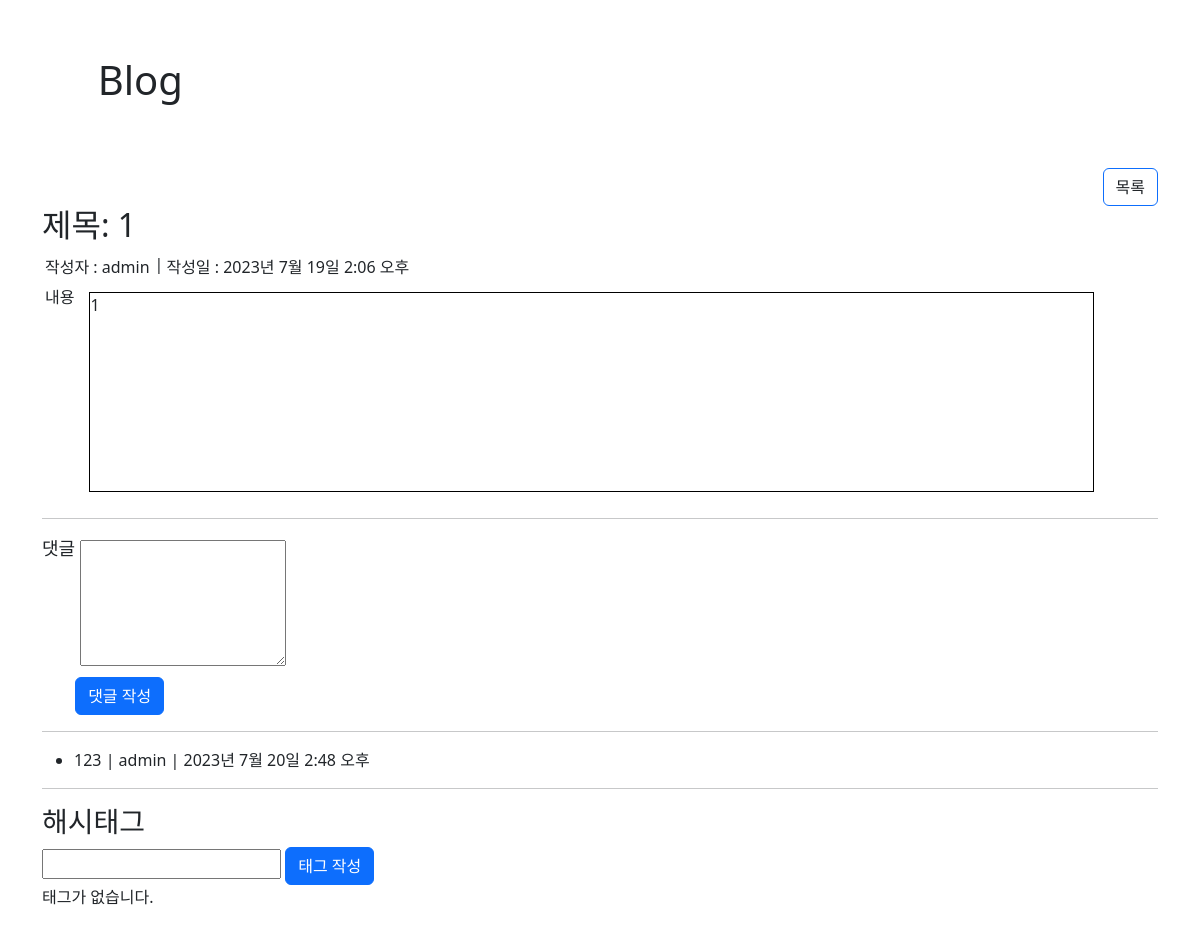
The page /blog/1/ on the database as committed earlier.
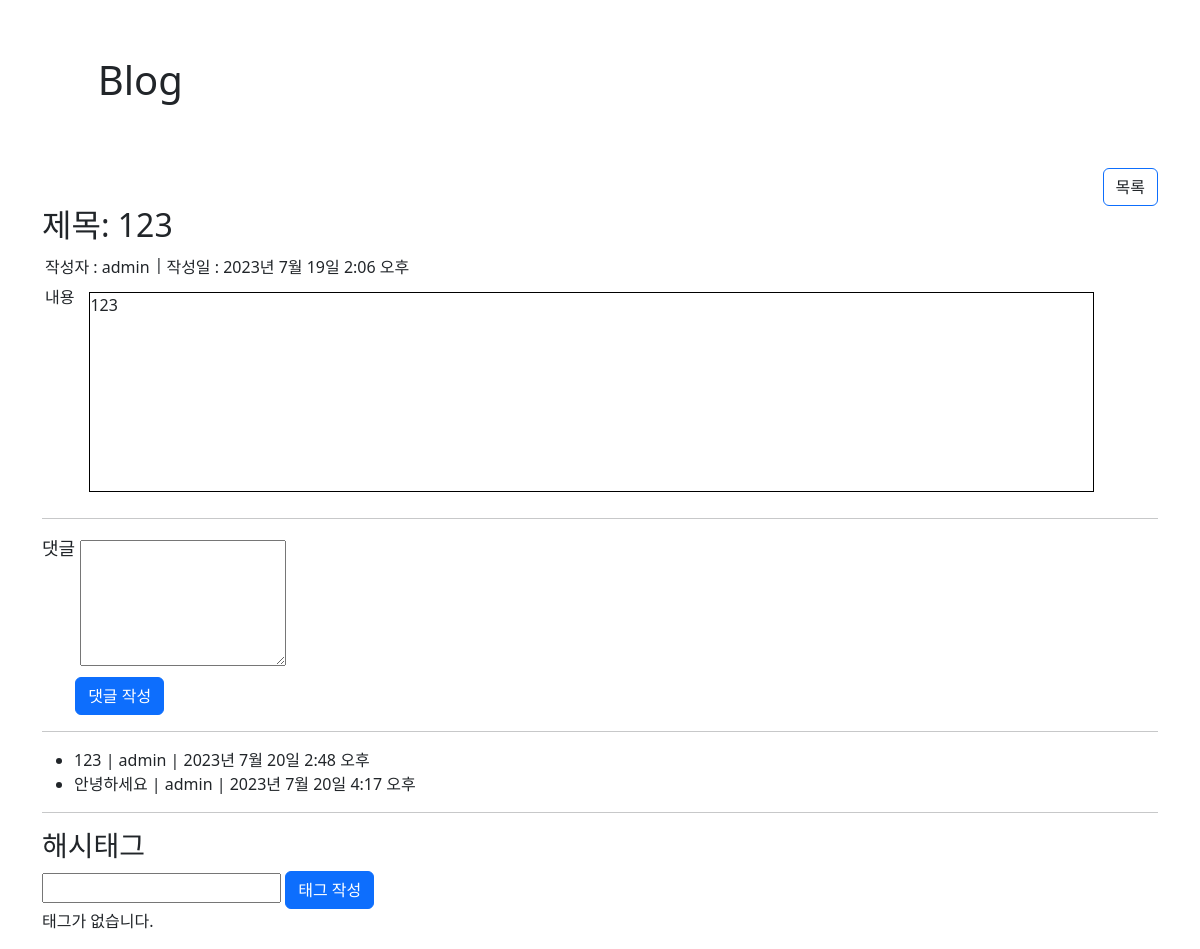
The same page on the database as committed later.
### blog/models.py (models this page shows, shortened)
class Comment(models.Model):
    post = models.ForeignKey(Post, on_delete=models.CASCADE)
    content = models.TextField()
    writer = models.ForeignKey(User, on_delete=models.CASCADE)
    created_at = models.DateTimeField(auto_now_add=True)

class Post(models.Model):
    title = models.CharField(max_length=30)
    content = models.TextField()
    writer = models.ForeignKey(User, on_delete=models.CASCADE)
    created_at = models.DateTimeField(auto_now_add=True)
    updated_at = models.DateTimeField(auto_now=True)

### user/models.py (models this page shows)
class User(AbstractUser):
    username = None
    userId = models.CharField(unique=True, max_length=20) # email 값이 기본키가 된다
    name = models.CharField(max_length=50, null=True, blank=True)
    is_staff = models.BooleanField(default=False)
    is_superuser = models.BooleanField(default=False)
    is_active = models.BooleanField(default=True)
    last_login = models.DateTimeField(null=True, blank=True)
    date_joined = models.DateTimeField(auto_now_add=True)
    USERNAME_FIELD = 'userId'
    REQUIRED_FIELDS = [] # superuser 만들때 필요
    objects = UserManager()

### blog/views.py (the view)
# urls.py: path("<int:pk>/", views.DetailView.as_view(), name='detail'),
class DetailView(View):
    def get(self, request, pk):
        post = Post.objects.prefetch_related('comment_set', 'hashtag_set').get(pk=pk)
        comments = post.comment_set.all()
        hashtags = post.hashtag_set.all()
        comment_form = CommentForm()
        hashtag_form = HashTagForm()
        context = {
            'title': 'Blog',
            'post_id': pk,
            'post_title': post.title,
            'post_writer': post.writer,
            'post_content': post.content,
            'post_created_at': post.created_at,
            'comments': comments,
            'hashtags': hashtags,
            'comment_form': comment_form,
            'hashtag_form': hashtag_form,
        }
        return render(request, 'blog/post_detail.html', context)

### blog/forms.py
class CommentForm(forms.ModelForm):
    class Meta:
        model = Comment
        fields = ['content']
        widgets = {
            'content': forms.Textarea(attrs={'rows': '5', 'cols': '20'})
        }

class HashTagForm(forms.ModelForm):
    class Meta:
        model = HashTag
        fields = ['name']

### blog/templates/blog/post_detail.html (shortened to what this page needs)
{% extends 'base.html' %}
{% load static %}
{% block content %}
{% if form.errors %}
{% include 'blog/form_error.html' %}
{% else %}
    <div class="detail-btn" style="display: flex; justify-content: flex-end;">
        <a href="{% url 'blog:list' %}" class="btn border-primary">목록</a>
    </div>
    <h2>제목: {{ post_title }}</h2>
    <div class="detail-header" style="display: flex;">
        <span class="dh-cont" style="margin: 3px; margin-right: 5px;">작성자 : {{ post_writer }}</span>|
        <span class="dh-cont" style="margin: 3px; margin-right: 5px;">작성일 : {{ post_created_at }}</span>
    </div>
    <div class="detail-content" style="display: flex;">
        <p class="dh-cont" style="margin: 3px; margin-right: 5px;">내용</p>
        <div style="margin: 10px; width: 90%; height: 200px; border: 1px solid black;">
            {{post_content}}
        </div>
    </div>
    <hr>
    <div style="display: flex;">
        <span style="font-size: large;">댓글</span>
        <form action="{% url 'blog:cm-write' pk=post_id %}" method="post">
            {% if comment_form.errors %}
                {% with form=comment_form %}
                    {% include 'blog/form_error.html' %}
                {% endwith %}
            {% else %}
                <div style="margin: 5px;">
                    {{ comment_form.content }}
                </div>
            {% endif %}
            <input type="submit" value="댓글 작성" class="btn btn-primary">
        </form>
    </div>
    <hr>
    {% if comments %}
        <ul>
            {% for comment in comments %}
                <li>
                    <div style="display: flex;">
                        {{ comment.content }} | {{ comment.writer}} | {{ comment.created_at }}
                    </div>
                </li>
                {% endfor %}
        </ul>
    {% else %}
    <p>댓글이 없습니다.</p>
    {% endif %}
    <hr>
    <h3>해시태그</h3>
    <form action="{% url 'blog:tag-write' pk=post_id %}" method="post">
        {% if hashtag_form.name.errors %}
            {% with form=hashtag_form %}
                {% include 'blog/form_error.html' %}
            {% endwith %}
        {% else %}
            {{ hashtag_form.name }}
        {% endif %}
        <input type="submit" value="태그 작성" class="btn btn-primary">
    </form>
    {% if hashtags %}
        <ul>
            {% for hashtag in hashtags %}
                <li>
                    {{ hashtag }} | {{ hashtag.writer }}
                    {% if hashtag.writer == request.user %}
                        <form action="{% url 'blog:tag-delete' pk=hashtag.pk %}" method="post">
                            {% csrf_token %}
                            <input type="submit" value="X" class="btn btn-primary">
                        </form>
                    {% endif %}
                </li>
                {% endfor %}
        </ul>
    {% else %}
    <p>태그가 없습니다.</p>
    {% endif%}
{% endif %}
{% endblock %}

Rows that differ between the two databases and show on the page:
changed Post "2023년 7월 19일 2:06 오후": title (not shown) → "123"; content (not shown) → "123"
added Comment: content "안녕하세요", writer "admin", created_at "2023년 7월 20일 4:17 오후"
Other text that changed with them:
{{ post_title }}: "1" → (not shown)
{{ post_content }}: "1" → (not shown)
